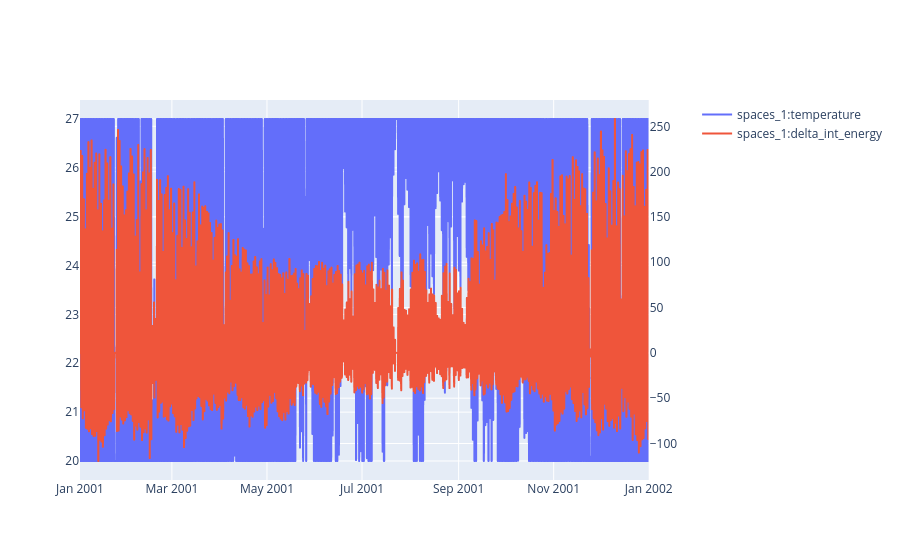

Notebook cell for this chart:
### Code cell
var = [pro.component("spaces_1").variable("temperature"),pro.component("spaces_1").variable("delta_int_energy"),]
sim.plot(dates=pro.dates(),variables=var,axis=[1,2])

### Figure 1 — Plotly figure (JSON) as saved in the notebook; plotly's stock layout.template omitted (floating-point values rounded to 4 significant figures; data arrays with more than 128 entries replaced by an {"elided": "..."} marker saying what was removed)
{"data": [{"hovertemplate": "date=%{x}<br>spaces_1:temperature=%{y}<extra></extra>", "legendgroup": "", "line": {"dash": "solid"}, "marker": {"symbol": "circle"}, "mode": "lines", "name": "spaces_1:temperature", "showlegend": true, "type": "scattergl", "x": {"elided": "8760 str values"}, "xaxis": "x", "y": {"elided": "8760 float values"}, "yaxis": "y"}, {"hovertemplate": "date=%{x}<br>spaces_1:delta_int_energy=%{y}<extra></extra>", "legendgroup": "", "line": {"dash": "solid"}, "marker": {"symbol": "circle"}, "mode": "lines", "name": "spaces_1:delta_int_energy", "showlegend": true, "type": "scattergl", "x": {"elided": "8760 str values"}, "xaxis": "x", "y": {"elided": "8760 float values"}, "yaxis": "y2"}], "layout": {"xaxis": {"anchor": "y", "domain": [0, 0.94]}, "yaxis": {"anchor": "x", "domain": [0, 1]}, "yaxis2": {"anchor": "x", "overlaying": "y", "side": "right"}}}
